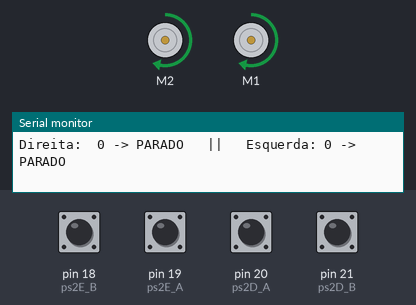
A sketch run on a simulated Arduino Mega 2560, built with avr-gcc and run on an emulated ATmega2560. Shown: 2 × DC motor (green arrow = forward, orange = backward, longer = faster), the last lines printed to the serial monitor. The inputs (shaded band) are chosen by the test bench; at power-on: pin 18 (ps2E_B), pin 19 (ps2E_A), pin 20 (ps2D_A), pin 21 (ps2D_B) HIGH.

Above: at 2.3 s.
2.4 s: pin 18 (ps2E_B) pulled LOW for 0.15 s
At 5.3 s:
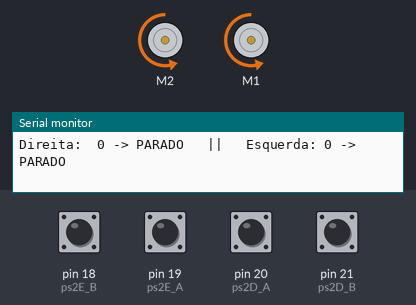
5.5 s: pin 19 (ps2E_A) pulled LOW for 0.15 s
At 8.2 s:
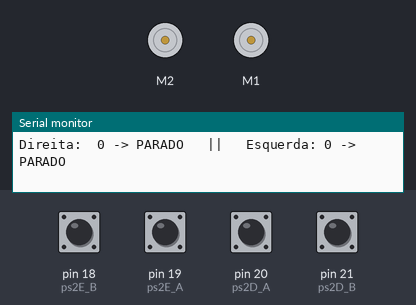
8.6 s: pin 20 (ps2D_A) pulled LOW for 0.15 s
11.7 s: pin 20 (ps2D_A) pulled LOW for 1 s
15.7 s: pin 18 (ps2E_B) driven LOW and pin 20 (ps2D_A) driven LOW
Timing chart, 0 to 19.7 s (numbered marks = the images above; inputs shaded):
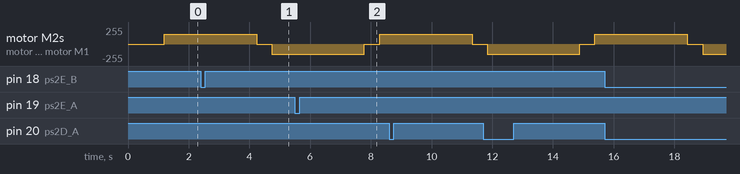

The sketch:

TesteMotor_Encoder_FRENTE-TRAZ.ino
```cpp
#include <AFMotor.h>

AF_DCMotor motorE(1);   // Motor esquerdo na porta M1
AF_DCMotor motorD(2);   // Motor direito na porta M2


// ============================================================
// PINOS DOS ENCODERS
// ============================================================

const uint8_t ps2D_A = 20;   // Encoder direito - canal A
const uint8_t ps2D_B = 21;   // Encoder direito - canal B

const uint8_t ps2E_A = 19;   // Encoder esquerdo - canal A
const uint8_t ps2E_B = 18;   // Encoder esquerdo - canal B


// ============================================================
// MÁSCARAS DO PORTD
//
// Mega 2560:
//
// Pino 18 -> PD3
// Pino 19 -> PD2
// Pino 20 -> PD1
// Pino 21 -> PD0
// ============================================================

const uint8_t MASK_D_A = (1 << PD1);  // pino 20
const uint8_t MASK_D_B = (1 << PD0);  // pino 21

const uint8_t MASK_E_A = (1 << PD2);  // pino 19
const uint8_t MASK_E_B = (1 << PD3);  // pino 18


// ============================================================
// CONTADORES
// ============================================================

volatile long countD = 0;
volatile long countE = 0;


// Estado anterior dos encoders
volatile uint8_t stateD = 0;
volatile uint8_t stateE = 0;


// ============================================================
// TABELA DE DECODIFICAÇÃO EM QUADRATURA
//
// Índice = (estado_anterior << 2) | novo_estado
//
//             NOVO ESTADO
//             00   01   10   11
//
// ANTERIOR
//    00       0   -1   +1    0
//    01      +1    0    0   -1
//    10      -1    0    0   +1
//    11       0   +1   -1    0
//
// O sinal depende da sequência dos sinais A e B.
// ============================================================

const int8_t quadTable[16] = {
     0, -1, +1,  0,
    +1,  0,  0, -1,
    -1,  0,  0, +1,
     0, +1, -1,  0
};


// ============================================================
// CONFIGURAÇÃO DO SENTIDO
//
// Se algum encoder estiver contando ao contrário,
// basta trocar +1 por -1.
//
// ============================================================

const int8_t kEncoderSignD = 1;
const int8_t kEncoderSignE = -1;


// ============================================================
// PARÂMETROS DO TESTE
// ============================================================

unsigned long tempoAnterior = 0;

const unsigned long intervaloTeste = 3000;
const unsigned long intervaloPausa = 500;

const uint8_t velocidade = 150;


// ============================================================
// LEITURA DO ESTADO DO ENCODER DIREITO
// ============================================================

void updateD() {

  // Lê a porta D inteira
  uint8_t port = PIND;

  // Extrai A e B e transforma em:
  //
  // A B
  // 0 0 -> 00
  // 0 1 -> 01
  // 1 0 -> 10
  // 1 1 -> 11

  uint8_t newState =
      ((port & MASK_D_A) ? 0b10 : 0) |
      ((port & MASK_D_B) ? 0b01 : 0);


  // Combina estado anterior e novo estado
  uint8_t index =
      (stateD << 2) | newState;


  // Atualiza contador usando a tabela
  countD += quadTable[index];


  // Novo estado passa a ser o anterior
  stateD = newState;
}


// ============================================================
// LEITURA DO ESTADO DO ENCODER ESQUERDO
// ============================================================

void updateE() {

  uint8_t port = PIND;

  uint8_t newState =
      ((port & MASK_E_A) ? 0b10 : 0) |
      ((port & MASK_E_B) ? 0b01 : 0);


  uint8_t index =
      (stateE << 2) | newState;


  countE += quadTable[index];


  stateE = newState;
}


// ============================================================
// INTERRUPÇÕES
// ============================================================

// Encoder direito
void ISR_D_A() {
  updateD();
}

void ISR_D_B() {
  updateD();
}


// Encoder esquerdo
void ISR_E_A() {
  updateE();
}

void ISR_E_B() {
  updateE();
}


// ============================================================
// SETUP
// ============================================================

void setup() {

  Serial.begin(9600);


  // ----------------------------------------------------------
  // Entradas dos encoders
  // ----------------------------------------------------------

  pinMode(ps2D_A, INPUT_PULLUP);
  pinMode(ps2D_B, INPUT_PULLUP);

  pinMode(ps2E_A, INPUT_PULLUP);
  pinMode(ps2E_B, INPUT_PULLUP);


  // ----------------------------------------------------------
  // Inicializa os estados atuais dos encoders
  // ----------------------------------------------------------

  uint8_t port = PIND;


  stateD =
      ((port & MASK_D_A) ? 0b10 : 0) |
      ((port & MASK_D_B) ? 0b01 : 0);


  stateE =
      ((port & MASK_E_A) ? 0b10 : 0) |
      ((port & MASK_E_B) ? 0b01 : 0);


  // ----------------------------------------------------------
  // Interrupções nos quatro canais
  // ----------------------------------------------------------

  attachInterrupt(
    digitalPinToInterrupt(ps2D_A),
    ISR_D_A,
    CHANGE
  );

  attachInterrupt(
    digitalPinToInterrupt(ps2D_B),
    ISR_D_B,
    CHANGE
  );

  attachInterrupt(
    digitalPinToInterrupt(ps2E_A),
    ISR_E_A,
    CHANGE
  );

  attachInterrupt(
    digitalPinToInterrupt(ps2E_B),
    ISR_E_B,
    CHANGE
  );


  // ----------------------------------------------------------
  // Inicialização dos motores
  // ----------------------------------------------------------

  motorD.setSpeed(0);
  motorE.setSpeed(0);

  motorD.run(RELEASE);
  motorE.run(RELEASE);


  Serial.println();
  Serial.println("==============================================");
  Serial.println(" TESTE DE MOTORES + ENCODERS EM QUADRATURA");
  Serial.println("==============================================");

  Serial.println("Direita:  A = 20 | B = 21");
  Serial.println("Esquerda: A = 19 | B = 18");

  Serial.println();
  Serial.println("Contagem positiva/negativa indica o sentido.");
  Serial.println();

  delay(1000);
}


// ============================================================
// EXECUTA UMA ETAPA DE TESTE
// ============================================================

void executaEtapa(
  uint8_t sentido,
  const char* nomeSentido
) {

  Serial.print("\n--- Motores girando para ");
  Serial.print(nomeSentido);
  Serial.print(" (");
  Serial.print(sentido);
  Serial.println(" ---");


  // ----------------------------------------------------------
  // Zera os contadores
  // ----------------------------------------------------------

  noInterrupts();


  countD = 0;
  countE = 0;

  interrupts();


  // ----------------------------------------------------------
  // Liga os motores
  // ----------------------------------------------------------


 configurarMotor(velocidade * (sentido == 2 ? -1: 1), velocidade * (sentido == 2 ? -1: 1));


  tempoAnterior = millis();


  // ----------------------------------------------------------
  // Executa durante intervaloTeste
  // ----------------------------------------------------------

  while (millis() - tempoAnterior < intervaloTeste) {

    long pulsosD;
    long pulsosE;


    // Leitura segura dos contadores
    noInterrupts();

    pulsosD = countD * kEncoderSignD;
    pulsosE = countE * kEncoderSignE;

    interrupts();


    // --------------------------------------------------------
    // Determina o sentido através do sinal do contador
    // --------------------------------------------------------

    const char* sentidoD;

    if (pulsosD > 0) {
      sentidoD = "POSITIVO";
    }
    else if (pulsosD < 0) {
      sentidoD = "NEGATIVO";
    }
    else {
      sentidoD = "PARADO";
    }


    const char* sentidoE;

    if (pulsosE > 0) {
      sentidoE = "POSITIVO";
    }
    else if (pulsosE < 0) {
      sentidoE = "NEGATIVO";
    }
    else {
      sentidoE = "PARADO";
    }


    // --------------------------------------------------------
    // Exibe resultados
    // --------------------------------------------------------

    Serial.print("Direita:  ");
    Serial.print(pulsosD);
    Serial.print(" -> ");
    Serial.print(sentidoD);


    Serial.print("   ||   Esquerda: ");
    Serial.print(pulsosE);
    Serial.print(" -> ");
    Serial.println(sentidoE);


    // Mantém velocidade
    motorD.setSpeed(velocidade);
    motorE.setSpeed(velocidade);


    delay(200);
  }


  // ----------------------------------------------------------
  // Para os motores antes de inverter
  // ----------------------------------------------------------

  motorD.run(RELEASE);
  motorE.run(RELEASE);

  delay(intervaloPausa);
}


// ============================================================
// LOOP
// ============================================================

// Função para configurar o motor e a direção
void configurarMotor(int EsfControleD, int EsfControleE) {
    Serial.print(EsfControleD);
    Serial.print(" -> ");
    Serial.print(EsfControleE);
    motorD.run(EsfControleD >= 0 ? FORWARD : BACKWARD);
    motorE.run(EsfControleE >= 0 ? FORWARD : BACKWARD);
    motorD.setSpeed(abs(EsfControleD));
    motorE.setSpeed(abs(EsfControleE));
}


void loop() {

  // Teste para frente
  executaEtapa(FORWARD, "FRENTE");


  // Teste para trás
  executaEtapa(BACKWARD, "TRÁS");
}
```
